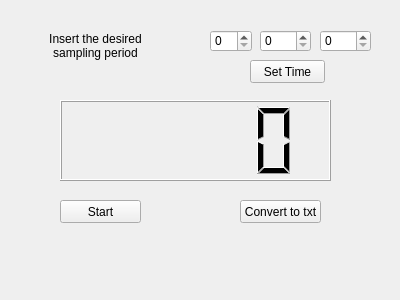
<?xml version="1.0" encoding="UTF-8"?>
<ui version="4.0">
 <class>mode_time</class>
 <widget class="QWidget" name="mode_time">
  <property name="geometry">
   <rect>
    <x>0</x>
    <y>0</y>
    <width>400</width>
    <height>300</height>
   </rect>
  </property>
  <property name="windowTitle">
   <string>Form</string>
  </property>
  <widget class="Mypushbutton" name="Start">
   <property name="geometry">
    <rect>
     <x>60</x>
     <y>200</y>
     <width>81</width>
     <height>23</height>
    </rect>
   </property>
   <property name="text">
    <string>Start</string>
   </property>
  </widget>
  <widget class="Mypushbutton" name="pushButton_2">
   <property name="geometry">
    <rect>
     <x>240</x>
     <y>200</y>
     <width>81</width>
     <height>23</height>
    </rect>
   </property>
   <property name="text">
    <string>Convert to txt</string>
   </property>
   <property name="autoRepeatInterval">
    <number>100</number>
   </property>
   <property name="autoDefault">
    <bool>false</bool>
   </property>
  </widget>
  <widget class="QLabel" name="label">
   <property name="geometry">
    <rect>
     <x>30</x>
     <y>20</y>
     <width>131</width>
     <height>51</height>
    </rect>
   </property>
   <property name="frameShape">
    <enum>QFrame::NoFrame</enum>
   </property>
   <property name="text">
    <string>Insert the desired sampling period</string>
   </property>
   <property name="scaledContents">
    <bool>false</bool>
   </property>
   <property name="alignment">
    <set>Qt::AlignCenter</set>
   </property>
   <property name="wordWrap">
    <bool>true</bool>
   </property>
   <property name="margin">
    <number>0</number>
   </property>
  </widget>
  <widget class="QSpinBox" name="spinBox">
   <property name="geometry">
    <rect>
     <x>210</x>
     <y>30</y>
     <width>42</width>
     <height>22</height>
    </rect>
   </property>
  </widget>
  <widget class="QSpinBox" name="spinBox_2">
   <property name="geometry">
    <rect>
     <x>260</x>
     <y>30</y>
     <width>51</width>
     <height>22</height>
    </rect>
   </property>
  </widget>
  <widget class="QSpinBox" name="spinBox_3">
   <property name="geometry">
    <rect>
     <x>320</x>
     <y>30</y>
     <width>51</width>
     <height>22</height>
    </rect>
   </property>
  </widget>
  <widget class="QPushButton" name="pushButton">
   <property name="geometry">
    <rect>
     <x>250</x>
     <y>60</y>
     <width>75</width>
     <height>23</height>
    </rect>
   </property>
   <property name="text">
    <string>Set Time</string>
   </property>
  </widget>
  <widget class="LCDNumber_reverse" name="number">
   <property name="geometry">
    <rect>
     <x>60</x>
     <y>100</y>
     <width>271</width>
     <height>81</height>
    </rect>
   </property>
  </widget>
 </widget>
 <customwidgets>
  <customwidget>
   <class>Mypushbutton</class>
   <extends>QPushButton</extends>
   <header>my_pushbutton.h</header>
  </customwidget>
  <customwidget>
   <class>LCDNumber_reverse</class>
   <extends>QLCDNumber</extends>
   <header>lcdnumber_reverse.h</header>
  </customwidget>
 </customwidgets>
 <resources/>
 <connections/>
</ui>
